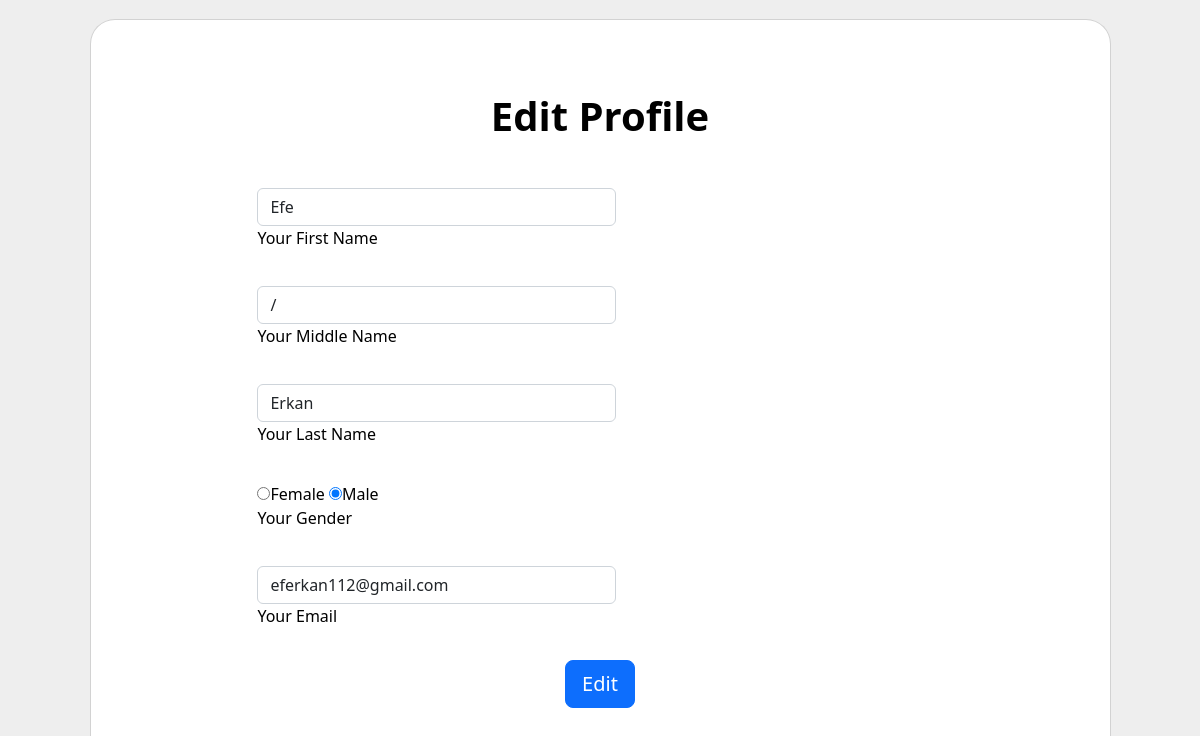
Page /edit_profile.php (signed in) on the earlier database version.
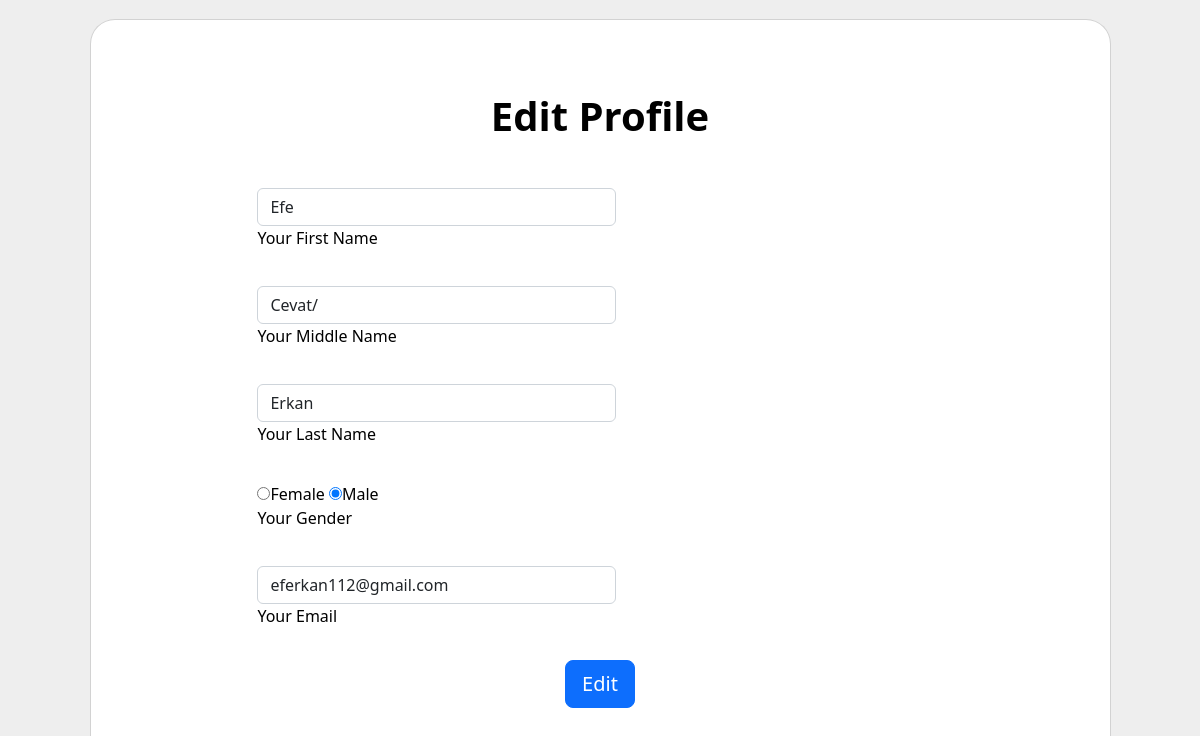
Same page on the later database version.
### tables this page shows
CREATE TABLE `user` (
  `id` int(11) NOT NULL,
  `type` enum('A','U') NOT NULL DEFAULT 'U',
  `first_name` varchar(255) NOT NULL,
  `middle_name` varchar(255) DEFAULT NULL,
  `last_name` varchar(255) NOT NULL,
  `dateOfBirth` date NOT NULL,
  `age` int(11) NOT NULL,
  `gender` enum('M','F') NOT NULL,
  `mail` varchar(255) NOT NULL,
  `password` varchar(255) NOT NULL,
  `rating` float(2,1) NOT NULL DEFAULT 0.0
);

### edit_profile.php (the view, shortened to what this page needs)
<?php include("api/connection.php"); ?>
<!DOCTYPE html>
<html lang="en">
    <?php
        include("api/header.php");
    ?>
    <body>
        <section class="vh-100" style="background-color: #eee;">
            <div class="container h-100">
                <div class="row d-flex justify-content-center align-items-center h-100">
                    <div class="col-lg-12 col-xl-11">
                        <div class="card text-black" style="border-radius: 25px;">
                        <div class="card-body p-md-5">
                            <div class="row justify-content-center">
                            <div class="col-md-10">
                                <p class="text-center h1 fw-bold mb-5 mx-1 mx-md-4 mt-4">Edit Profile</p>
                                <form class="mx-1 mx-md-4" method="post" action="form_process/edit_profile_process.php">
                                    <?php
                                        $userID = $_SESSION["id"];
                                        $query = "SELECT * FROM user WHERE id = $userID";
                                        $result = mysqli_query($connection, $query);
                                        $first_name = ""; $middle_name = ""; $last_name = "";
                                        $gender = ""; $mail = "";
                                        while ($row = mysqli_fetch_assoc($result))
                                        {
                                            $first_name = $row["first_name"];
                                            $middle_name = $row["middle_name"];
                                            $last_name = $row["last_name"];
                                            $gender = $row["gender"];
                                            $mail = $row["mail"];
                                        }
                                    ?>
                                    <div class="d-flex flex-row align-items-center mb-4">
                                        <div class="form-outline mb-1 w-50">
                                            <input type="text" name="first_name" class="form-control" value=<?php echo $first_name ?> required/>
                                            <label class="form-label">Your First Name</label>
                                        </div>
                                    </div>
                                    <div class="d-flex flex-row align-items-center mb-4">
                                        <div class="form-outline mb-1 w-50">
                                            <input type="text" name="middle_name" class="form-control" value=<?php echo $middle_name ?>/>
                                            <label class="form-label">Your Middle Name</label>
                                        </div>
                                    </div>
                                    <div class="d-flex flex-row align-items-center mb-4">
                                        <div class="form-outline mb-1 w-50">
                                            <input type="text" name="last_name" class="form-control" value=<?php echo $last_name ?> required/>
                                            <label class="form-label">Your Last Name</label>
                                        </div>
                                    </div>
                                    <div class="d-flex flex-row align-items-center mb-4">
                                        <div class="form-outline mb-1 w-50">
                                            <input type="radio" name="gender" value="F" required <?php if ($gender == "F") { echo "checked"; }?>>Female
                                            <input type="radio" name="gender" value="M" required <?php if ($gender == "M") { echo "checked"; }?>>Male <br>
                                            <label class="form-label">Your Gender</label>
                                        </div>
                                    </div>
                                    <div class="d-flex flex-row align-items-center mb-4">
                                        <div class="form-outline mb-0 w-50">
                                        <input type="email" name="mail" class="form-control" value=<?php echo $mail ?> required/>
                                        <label class="form-label">Your Email</label>
                                        </div>
                                    </div>
                                    <div class="d-flex justify-content-center mx-4 mb-3 mb-lg-4">
                                        <input type="submit" name="edit-profile-submit" value="Edit" class="btn btn-primary btn-lg">
                                    </div>
                                </form>
                            </div>
                        </div>
                        </div>
                    </div>
                </div>
                </div>
            </div>
        </section>
    </body>
</html>

Differences in the rows shown:
changed user "Efe": middle_name (not shown) → "Cevat/"
Other differences:
form field middle_name: "/" → (not shown)
